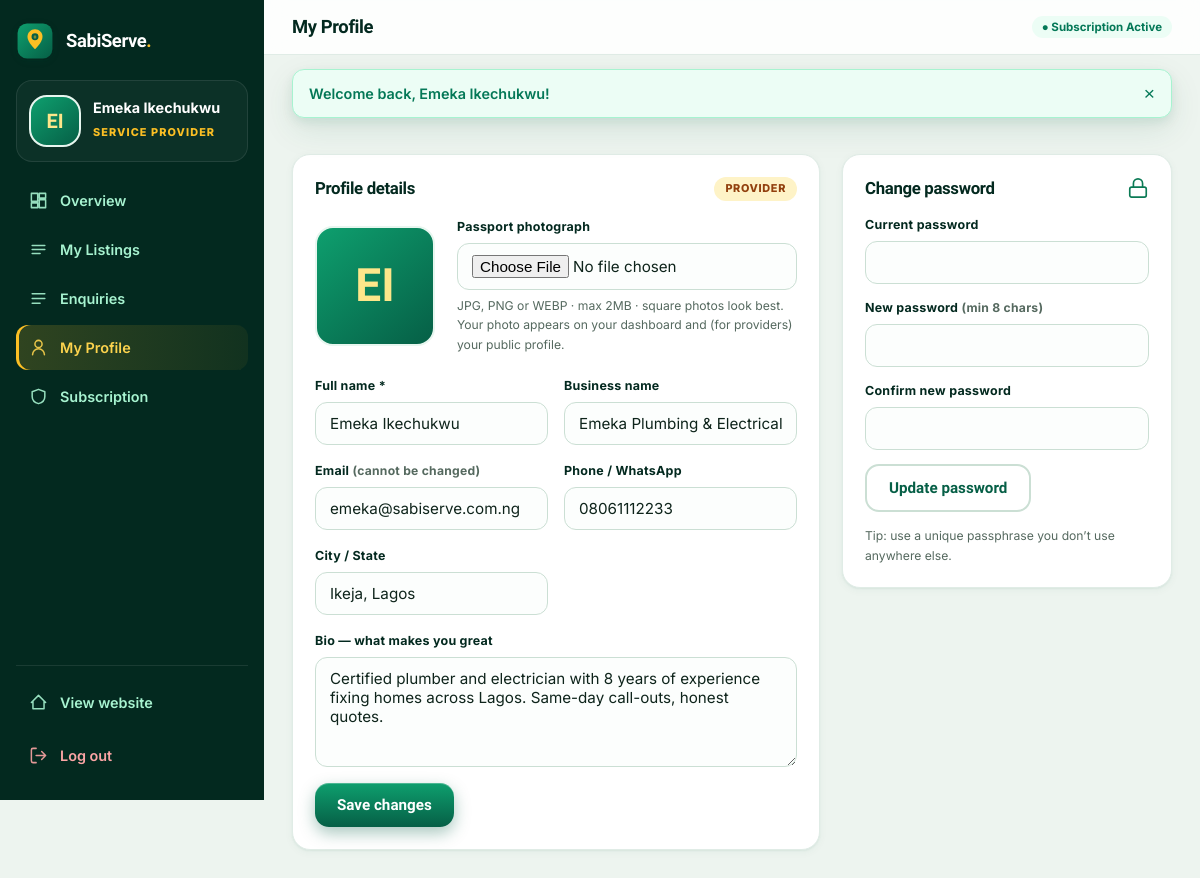
The page /account/profile.php (signed in) on the database its author committed.
### tables this page shows
CREATE TABLE users (
  id INT UNSIGNED AUTO_INCREMENT PRIMARY KEY,
  role ENUM('user','provider','staff','admin') NOT NULL DEFAULT 'user',
  full_name VARCHAR(150) NOT NULL,
  business_name VARCHAR(150) NULL,
  email VARCHAR(150) NOT NULL UNIQUE,
  phone VARCHAR(30) NULL,
  password_hash VARCHAR(255) NOT NULL,
  passport VARCHAR(255) NULL,
  location VARCHAR(120) NULL,
  bio TEXT NULL,
  category_id INT UNSIGNED NULL,
  status ENUM('active','suspended') NOT NULL DEFAULT 'active',
  last_login_at DATETIME NULL,
  created_at TIMESTAMP NOT NULL DEFAULT CURRENT_TIMESTAMP,
  updated_at TIMESTAMP NULL DEFAULT NULL ON UPDATE CURRENT_TIMESTAMP,
  INDEX idx_users_role (role),
  INDEX idx_users_status (status),
  INDEX idx_users_category (category_id),
  CONSTRAINT fk_users_category FOREIGN KEY (category_id) REFERENCES categories(id) ON DELETE SET NULL
);

### includes/db.php (called while the page is built, shortened)
<?php
function db(): PDO {
    static $pdo = null;
    if ($pdo instanceof PDO) return $pdo;
    $dsn = 'mysql:host=' . DB_HOST . ';dbname=' . DB_NAME . ';charset=' . DB_CHARSET;
    try {
        $pdo = new PDO($dsn, DB_USER, DB_PASS, [
            PDO::ATTR_ERRMODE => PDO::ERRMODE_EXCEPTION,
            PDO::ATTR_DEFAULT_FETCH_MODE => PDO::FETCH_ASSOC,
            PDO::ATTR_EMULATE_PREPARES => false,
        ]);
    } catch (Throwable $e) {
        http_response_code(500);
        $msg = APP_DEBUG ? $e->getMessage() : 'We could not connect to the database. If you just deployed, edit includes/config.php with your cPanel MySQL details and import sabiserve.sql via phpMyAdmin.';
        die('<!doctype html><meta charset="utf-8"><title>SabiServe — Database setup</title><div style="font-family:system-ui;max-width:560px;margin:80px auto;padding:32px;border:1px solid #e5e7eb;border-radius:16px;text-align:center;color:#064e3b"><h2 style="margin:0 0 8px">Database not connected</h2><p style="color:#4b5563">' . htmlspecialchars($msg) . '</p></div>');
    }
    return $pdo;
}

### account/profile.php (the view, shortened to what this page needs)
<?php
require_once __DIR__ . '/../includes/functions.php';
$u = require_login();
$dashRole = $u['role'];
$dashTitle = 'My Profile'; $activeTab = 'profile';
require_once __DIR__ . '/../includes/dash_top.php';
$st = db()->prepare('SELECT * FROM users WHERE id = ?'); $st->execute([$u['id']]); $u = $st->fetch();
?>
<div class="grid-2">
  <form class="panel" method="post" action="/account/profile.php" enctype="multipart/form-data">
    <div class="panel-head"><h2>Profile details</h2><span class="badge-role badge-<?= h($u['role']) ?>"><?= h(ucfirst($u['role'])) ?></span></div>
    <div style="display:flex;gap:22px;align-items:center;margin-bottom:22px;flex-wrap:wrap">
      <?= avatar_html($u['passport'], $u['full_name'], 120) ?>
      <div class="form-group" style="flex:1;min-width:220px">
        <label class="fl" for="passport">Passport photograph</label>
        <input class="form-control" id="passport" name="passport" type="file" accept="image/jpeg,image/png,image/webp">
        <span class="hint">JPG, PNG or WEBP · max 2MB · square photos look best. Your photo appears on your dashboard and (for providers) your public profile.</span>
      </div>
    </div>
    <div class="form-grid">
      <div class="form-group"><label class="fl" for="full_name">Full name *</label><input class="form-control" id="full_name" name="full_name" required value="<?= h($u['full_name']) ?>"></div>
      <?php if ($u['role'] === 'provider'): ?><div class="form-group"><label class="fl" for="business_name">Business name</label><input class="form-control" id="business_name" name="business_name" value="<?= h($u['business_name']) ?>"></div><?php endif; ?>
      <div class="form-group"><label class="fl" for="email">Email <span class="hint">(cannot be changed)</span></label><input class="form-control" id="email" type="email" value="<?= h($u['email']) ?>" disabled></div>
      <div class="form-group"><label class="fl" for="phone">Phone / WhatsApp</label><input class="form-control" id="phone" name="phone" value="<?= h($u['phone']) ?>" placeholder="0803 000 0000"></div>
      <div class="form-group"><label class="fl" for="location">City / State</label><input class="form-control" id="location" name="location" value="<?= h($u['location']) ?>" placeholder="Lagos"></div>
      <div class="form-group full"><label class="fl" for="bio">Bio<?= $u['role'] === 'provider' ? ' — what makes you great' : '' ?></label><textarea class="form-control" id="bio" name="bio" maxlength="900"><?= h($u['bio']) ?></textarea></div>
    </div>
    <button class="btn btn-emerald" style="margin-top:16px" type="submit">Save changes</button>
  </form>
  <form class="panel" method="post" action="/account/profile.php">
    <div class="panel-head"><h2>Change password</h2><svg width="22" height="22" viewBox="0 0 24 24" fill="none" stroke="var(--green-800)" stroke-width="1.8" stroke-linecap="round" stroke-linejoin="round"><rect x="3" y="11" width="18" height="11" rx="2"/><path d="M7 11V7a5 5 0 0 1 10 0v4"/></svg></div>
    <div class="form-group" style="margin-bottom:14px"><label class="fl" for="current_password">Current password</label><input class="form-control" id="current_password" name="current_password" type="password" required autocomplete="current-password"></div>
    <div class="form-group" style="margin-bottom:14px"><label class="fl" for="new_password">New password <span class="hint">(min 8 chars)</span></label><input class="form-control" id="new_password" name="new_password" type="password" required minlength="8" autocomplete="new-password"></div>
    <div class="form-group" style="margin-bottom:14px"><label class="fl" for="new_password_confirm">Confirm new password</label><input class="form-control" id="new_password_confirm" name="new_password_confirm" type="password" required autocomplete="new-password"></div>
    <button class="btn btn-outline" type="submit">Update password</button>
    <p class="hint" style="margin-top:14px">Tip: use a unique passphrase you don’t use anywhere else.</p>
  </form>
</div>
<?php require_once __DIR__ . '/../includes/dash_bottom.php'; ?>

### includes/dash_top.php (shortened to what this page needs)
<?php
require_once __DIR__ . '/functions.php';
$dashRole = $dashRole ?? 'user';
$dashTitle = $dashTitle ?? 'Dashboard';
$activeTab = $activeTab ?? 'overview';
$u = require_role(match ($dashRole) { 'admin' => ['admin'], 'staff' => ['staff', 'admin'], 'provider' => ['provider'], default => ['user'] });
$siteName = setting('site_name', 'SabiServe');
$logoSrc = brand_src(setting('logo'), '/assets/img/logo-mark.svg');
$subInfo = in_array($u['role'], ['user', 'provider'], true) ? subscription_badge((int)$u['id']) : null;
$navs['admin']['settings']['icon'] = 'M4 21v-7M4 10V3M12 21v-9M12 8V3M20 21v-5M20 12V3M1 14h6M9 8h6M17 16h6';
$nav = $navs[$dashRole];
$roleLabel = ['user' => 'Customer', 'provider' => 'Service Provider', 'staff' => 'Staff', 'admin' => 'Administrator'][$dashRole];
?><!DOCTYPE html>
<html lang="en">
<head>
<link rel="stylesheet" href="/assets/css/style.css">
</head>
<body class="dash-body">
<div class="dash-shell">
  <aside class="sidebar" aria-label="Dashboard navigation">
    <a class="brand" href="/" aria-label="Back to website"><img class="mark" src="<?= h($logoSrc) ?>" alt="" width="38" height="38"><span><?= h($siteName) ?><span class="dot" style="color:var(--amber-400)">.</span></span></a>
    <div class="side-user">
      <?= avatar_html($u['passport'], $u['full_name'], 52) ?>
      <div><div class="nm"><?= h($u['full_name']) ?></div><span class="rl"><?= h($roleLabel) ?></span></div>
    </div>
    <nav class="side-nav">
      <?php foreach ($nav as $key => $item): ?>
        <a class="side-link<?= $activeTab === $key ? ' active' : '' ?>" href="<?= h($item['href']) ?>"><svg width="19" height="19" viewBox="0 0 24 24" fill="none" stroke="currentColor" stroke-width="1.9" stroke-linecap="round" stroke-linejoin="round"><path d="<?= h($item['icon']) ?>"/></svg><?= h($item['label']) ?></a>
      <?php endforeach; ?>
    </nav>
    <div class="side-foot">
      <a class="side-link" href="/"><svg width="19" height="19" viewBox="0 0 24 24" fill="none" stroke="currentColor" stroke-width="1.9" stroke-linecap="round" stroke-linejoin="round"><path d="M3 12l9-9 9 9M5 10v10h14V10"/></svg>View website</a>
      <a class="side-link" href="/logout.php" style="color:#FCA5A5"><svg width="19" height="19" viewBox="0 0 24 24" fill="none" stroke="currentColor" stroke-width="1.9" stroke-linecap="round" stroke-linejoin="round"><path d="M9 21H5a2 2 0 0 1-2-2V5a2 2 0 0 1 2-2h4M16 17l5-5-5-5M21 12H9"/></svg>Log out</a>
    </div>
  </aside>
  <main class="dash-main">
    <div class="dash-topbar">
      <h1><?= h($dashTitle) ?></h1>
      <?php if ($subInfo): ?><span class="pill <?= $subInfo['active'] ? 'pill-green' : 'pill-amber' ?>"><?= $subInfo['active'] ? '● Subscription Active' : '○ ' . h($subInfo['label']) ?></span><?php else: ?><a class="btn btn-ghost btn-sm" href="/">sabiserve.com.ng</a><?php endif; ?>
    </div>
    <div class="flash-wrap" style="position:static;transform:none;width:100%;padding:14px 28px 0"><?php flash_render(); ?></div>
    <div class="dash-content">

### includes/functions.php (shortened to what this page needs)
<?php
require_once __DIR__ . '/db.php';
function h(?string $s): string { return htmlspecialchars($s ?? '', ENT_QUOTES, 'UTF-8'); }
function flash_render(): void {
    foreach ($_SESSION['flash'] as $f) {
        echo '<div class="flash flash-' . h($f['type']) . '"><span>' . h($f['msg']) . '</span><button type="button" class="flash-close" aria-label="Dismiss">&times;</button></div>';
    }
}
function settings_all(): array {
    static $s = null;
    if ($s !== null) return $s;
    $s = [];
    try {
        foreach (db()->query('SELECT setting_key, setting_value FROM settings') as $row) $s[$row['setting_key']] = $row['setting_value'];
    } catch (Throwable $e) { $s = []; }
    return $s;
}
function setting(string $key, string $default = ''): string { $all = settings_all(); return $all[$key] ?? $default; }
function current_user(): ?array {
    static $u = null; static $loaded = false;
    if ($loaded) return $u;
    $loaded = true;
    $id = $_SESSION['user_id'] ?? null;
    $st = db()->prepare('SELECT * FROM users WHERE id = ? LIMIT 1');
    $st->execute([(int)$id]);
    $u = $st->fetch() ?: null;
    return $u;
}
function require_login(): array {
    $u = current_user();
    return $u;
}
function require_role(array $roles): array {
    $u = require_login();
    return $u;
}
function active_subscription(int $userId): ?array {
    $st = db()->prepare("SELECT * FROM subscriptions WHERE user_id = ? AND status = 'active' AND ends_at > NOW() ORDER BY ends_at DESC LIMIT 1");
    $st->execute([$userId]);
    $row = $st->fetch();
    return $row ?: null;
}
function subscription_badge(int $userId): array {
    $sub = active_subscription($userId);
    if ($sub) return ['active' => true, 'label' => 'Active · renews ' . date('j M Y', strtotime($sub['ends_at']))];
    return ['active' => false, 'label' => 'Not subscribed'];
}
function brand_src(?string $file, string $fallback): string {
    return ($file && file_exists(UPLOAD_DIR . $file)) ? UPLOAD_URL . $file : $fallback;
}
function initials(string $name): string {
    $parts = preg_split('/\s+/', trim($name)); $a = strtoupper(substr($parts[0] ?? 'S', 0, 1)); $b = strtoupper(substr($parts[count($parts) - 1] ?? '', 0, 1));
    return $a . ($b !== $a ? $b : '');
}
function avatar_html(?string $passport, string $name, int $size = 96, string $class = ''): string {
    return '<span class="avatar avatar-initials ' . h($class) . '" style="width:' . $size . 'px;height:' . $size . 'px;font-size:' . round($size * 0.38) . 'px" aria-hidden="true">' . h(initials($name)) . '</span>';
}

### rows shown on the page
users: full_name "EI EI", full_name "Emeka Ikechukwu", role "PROVIDER", business_name "Emeka Plumbing & Electrical", email "emeka@sabiserve.com.ng", phone "08061112233", location "Ikeja, Lagos", bio "Certified plumber and electrician with 8 years of experience fixing homes across Lagos. Same-day call-outs, honest quotes."

### other values the page prints
$siteName "SabiServe"
$roleLabel "SERVICE PROVIDER"
$item['label'] "Overview"
$item['label'] "My Listings"
$item['label'] "Enquiries"
$item['label'] "My Profile"
$item['label'] "Subscription"
$dashTitle "My Profile"
$f['msg'] "Welcome back, Emeka Ikechukwu!"
